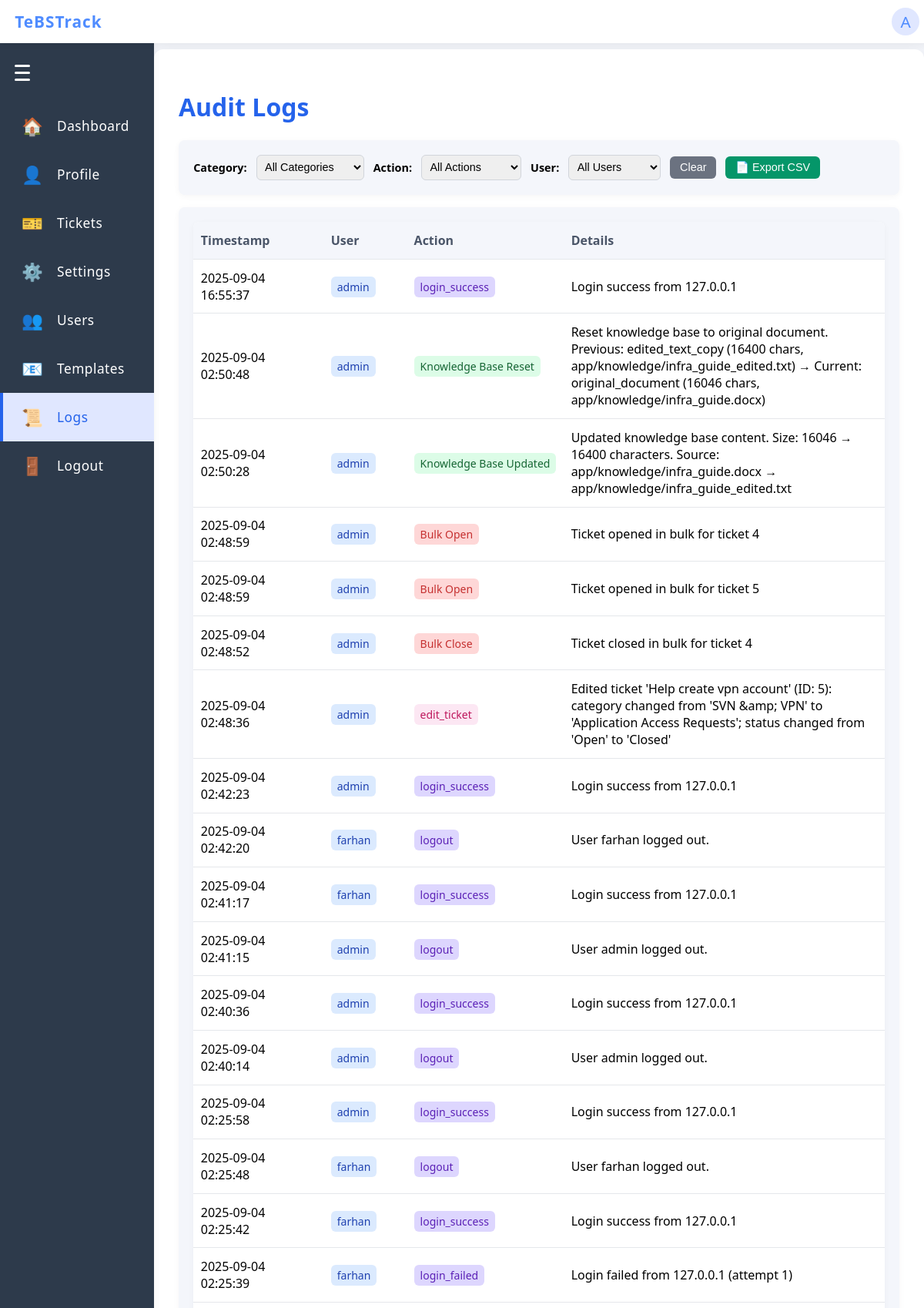
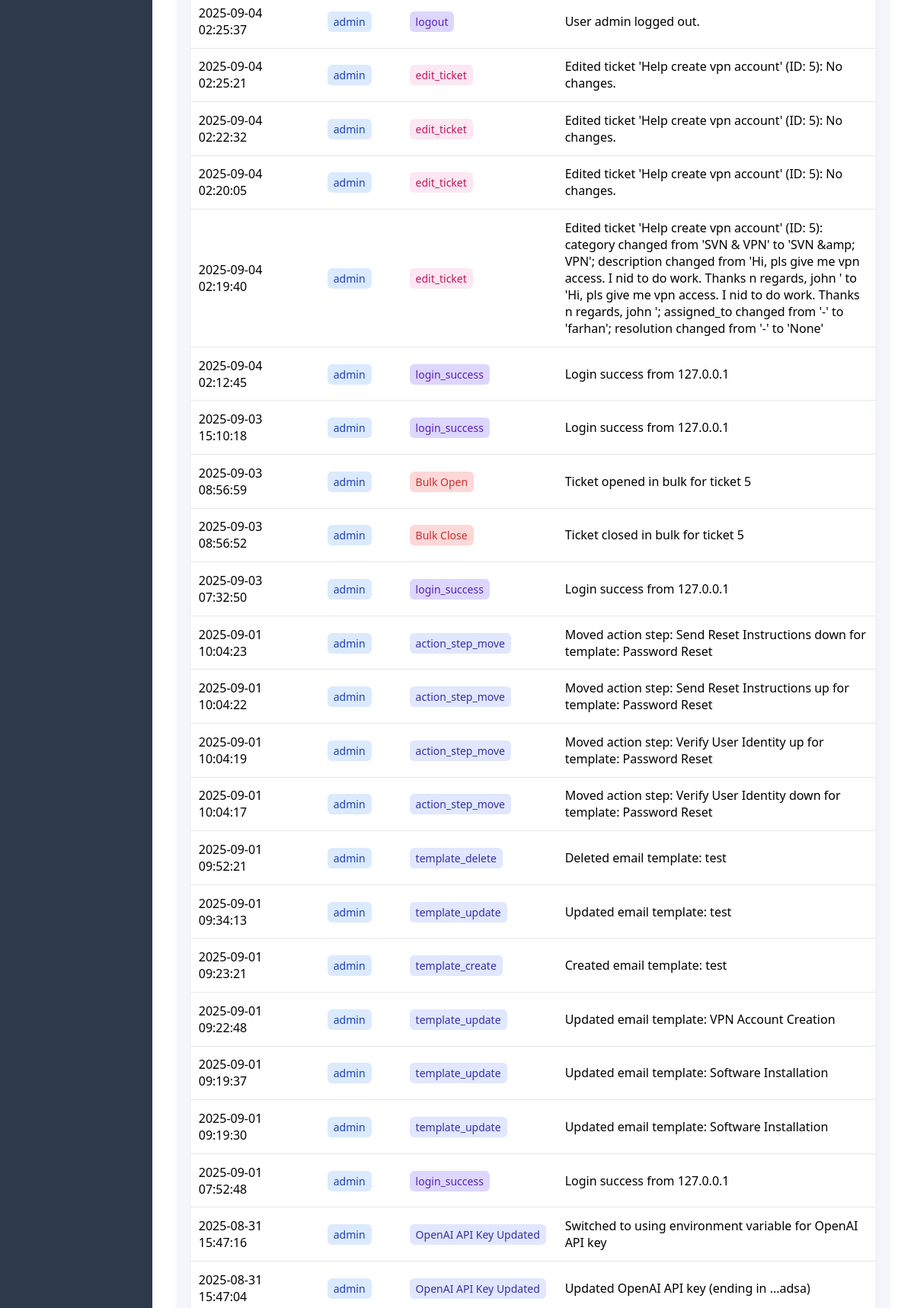
Page /audit_logs (signed in, upper part) on the committed database (2 pictures, top to bottom).
### app/models.py (models this page shows)
class User(UserMixin, db.Model):
    id = db.Column(db.Integer, primary_key=True)
    username = db.Column(db.String(150), unique=True, nullable=False)
    password = db.Column(db.String(150), nullable=False)
    role = db.Column(db.String(20), nullable=False, default='infra')  # 'admin' or 'infra'

class Log(db.Model):
    id = db.Column(db.Integer, primary_key=True)
    timestamp = db.Column(db.DateTime, server_default=db.func.now(), nullable=False)
    user = db.Column(db.String(150), nullable=False)
    action = db.Column(db.String(100), nullable=False)
    details = db.Column(db.Text, nullable=True)

### app/routes.py (the view)
@main.route('/audit_logs', methods=['GET'])
@login_required
def audit_logs():
    if current_user.role != 'admin':
        return redirect(url_for('main.index'))
    from .models import Log
    logs = Log.query.order_by(Log.timestamp.desc()).all()
    return render_template('audit_logs.html', logs=logs)

### app/__init__.py (called while the page is built)
def create_app():
    app = Flask(__name__)
    app.config.from_object('config.Config')
    app.config['SESSION_COOKIE_HTTPONLY'] = True  # Prevent JS access to session cookie
    app.config['SESSION_COOKIE_SAMESITE'] = 'Lax'  # Restrict cross-site requests
    csrf.init_app(app)
    db.init_app(app)
    login_manager.init_app(app)
    app.register_blueprint(main)
    from flask_wtf.csrf import CSRFError
    from .routes import LoginForm
    from flask import render_template, flash
    @app.errorhandler(CSRFError)
    def handle_csrf_error(e):
        flash('CSRF token missing or invalid. Please refresh the page and try again.', 'error')
        return render_template('login.html', form=LoginForm()), 400
    from .models import User
    @login_manager.user_loader
    def load_user(user_id):
        return User.query.get(int(user_id))
    return app

### app/routes.py (called while the page is built)
@main.before_app_request
def require_login():
    allowed_routes = ['main.login', 'static']
    if not current_user.is_authenticated and request.endpoint not in allowed_routes:
        return redirect(url_for('main.login'))

### app/templates/audit_logs.html (shortened to what this page needs)
{% extends 'base.html' %}
{% block content %}
<div class="dashboard-container">
  <h1 style="color:#2563eb;">Audit Logs</h1>
  <div class="admin-section" style="margin-top:1rem; margin-bottom:1rem;">
    <div style="display: flex; gap: 0.75rem; align-items: center; flex-wrap: wrap;">
      <label for="actionFilter" style="font-weight: 600; font-size: 0.9rem;">Category:</label>
      <select id="actionFilter" onchange="filterLogs()" style="padding: 0.4rem; border: 1px solid #d1d5db; border-radius: 0.375rem; width: 140px; font-size: 0.9rem;">
        <option value="">All Categories</option>
        {% set unique_actions = logs|map(attribute='action')|unique|list %}
        {% set categories = {
          'Authentication': [],
          'Knowledge Base': [],
          'Ticket Management': [],
          'Bulk Operations': [],
          'User Management': [],
          'Email Operations': [],
          'System Operations': []
        } %}
        {% for action in unique_actions %}
          {% if 'login' in action.lower() or 'logout' in action.lower() %}
            {% set _ = categories['Authentication'].append(action) %}
          {% elif 'knowledge base' in action.lower() %}
            {% set _ = categories['Knowledge Base'].append(action) %}
          {% elif 'ticket' in action.lower() %}
            {% set _ = categories['Ticket Management'].append(action) %}
          {% elif 'bulk' in action.lower() %}
            {% set _ = categories['Bulk Operations'].append(action) %}
          {% elif 'user' in action.lower() %}
            {% set _ = categories['User Management'].append(action) %}
          {% elif 'email' in action.lower() %}
            {% set _ = categories['Email Operations'].append(action) %}
          {% else %}
            {% set _ = categories['System Operations'].append(action) %}
          {% endif %}
        {% endfor %}
      </select>
      <label for="specificActionFilter" style="font-weight: 600; font-size: 0.9rem;">Action:</label>
      <select id="specificActionFilter" onchange="filterLogs()" style="padding: 0.4rem; border: 1px solid #d1d5db; border-radius: 0.375rem; width: 130px; font-size: 0.9rem;">
        <option value="">All Actions</option>
      </select>
      <label for="userFilter" style="font-weight: 600; font-size: 0.9rem;">User:</label>
      <select id="userFilter" onchange="filterLogs()" style="padding: 0.4rem; border: 1px solid #d1d5db; border-radius: 0.375rem; width: 120px; font-size: 0.9rem;">
        <option value="">All Users</option>
        {% for log in logs %}
          {% if log.user not in unique_users %}
            {% set unique_users = unique_users + [log.user] if unique_users else [log.user] %}
          {% endif %}
        {% endfor %}
        {% set unique_users = logs|map(attribute='user')|unique|list %}
      </select>
      <button onclick="clearFilters()" style="padding: 0.4rem 0.8rem; background-color: #6b7280; color: white; border: none; border-radius: 0.375rem; cursor: pointer; font-size: 0.9rem;">Clear</button>
      <button onclick="exportLogs()" style="padding: 0.4rem 0.8rem; background-color: #059669; color: white; border: none; border-radius: 0.375rem; cursor: pointer; font-size: 0.9rem;">
        📄 Export CSV
      </button>
    </div>
  </div>
  <div class="admin-section" style="margin-top:1rem;">
    <table class="ticket-table" id="auditTable">
      <thead>
        <tr>
          <th>Timestamp</th>
          <th>User</th>
          <th>Action</th>
          <th>Details</th>
        </tr>
      </thead>
      <tbody>
        {% for log in logs %}
        <tr class="audit-row" data-action="{{ log.action }}" data-user="{{ log.user }}" data-category="{% if 'login' in log.action.lower() or 'logout' in log.action.lower() %}Authentication{% elif 'knowledge base' in log.action.lower() %}Knowledge Base{% elif 'ticket' in log.action.lower() %}Ticket Management{% elif 'bulk' in log.action.lower() %}Bulk Operations{% elif 'user' in log.action.lower() %}User Management{% elif 'email' in log.action.lower() %}Email Operations{% else %}System Operations{% endif %}">
          <td>{{ log.timestamp.strftime('%Y-%m-%d %H:%M:%S') if log.timestamp else log.timestamp }}</td>
          <td>
            <span class="user-badge">{{ log.user }}</span>
          </td>
          <td>
            {% set action = log.action %}
            {% set category = '' %}
            {% if 'login' in action.lower() or 'logout' in action.lower() %}
              {% set category = 'Authentication' %}
              <span class="action-badge auth-action">{{ log.action }}</span>
            {% elif 'knowledge base' in action.lower() %}
              {% set category = 'Knowledge Base' %}
              <span class="action-badge kb-action">{{ log.action }}</span>
            {% elif 'ticket' in action.lower() %}
              {% set category = 'Ticket Management' %}
              <span class="action-badge ticket-action">{{ log.action }}</span>
            {% elif 'bulk' in action.lower() %}
              {% set category = 'Bulk Operations' %}
              <span class="action-badge bulk-action">{{ log.action }}</span>
            {% elif 'user' in action.lower() %}
              {% set category = 'User Management' %}
              <span class="action-badge user-action">{{ log.action }}</span>
            {% elif 'email' in action.lower() %}
              {% set category = 'Email Operations' %}
              <span class="action-badge email-action">{{ log.action }}</span>
            {% else %}
              {% set category = 'System Operations' %}
              <span class="action-badge system-action">{{ log.action }}</span>
            {% endif %}
          </td>
          <td class="details-cell">
            {% if 'Knowledge Base' in log.action and 'Before:' in log.details %}
              <div class="kb-details">
                <div class="kb-summary">
                  {% set parts = log.details.split(' | ') %}
                  {% for part in parts %}
                    {% if 'Before:' in part or 'After:' in part %}
                      <div class="kb-status-change">
                        <strong>{{ part.split(':')[0] }}:</strong>
                        <span class="status-info">{{ part.split(':', 1)[1] }}</span>
                      </div>
                    {% else %}
                      <div>{{ part }}</div>
                    {% endif %}
                  {% endfor %}
                </div>
              </div>
            {% else %}
              {{ log.details }}
            {% endif %}
          </td>
        </tr>
        {% endfor %}
      </tbody>
    </table>
  </div>
</div>
{% endblock %}

### app/templates/base.html (shortened to what this page needs)
<!doctype html>
<html lang="en">
<head>
</head>
<body>
  <div class="navbar">
    <a href="{{ url_for('main.index') }}" class="navbar-title" style="text-decoration:none;">
      TeBSTrack
    </a>
    {% if current_user.is_authenticated %}
    <div class="navbar-profile" id="profile-btn">
      <span class="profile-icon">{{ current_user.username[0]|upper if current_user.username else '?' }}</span>
    </div>
    {% endif %}
  </div>
  {% if not hide_sidenav %}
    <div class="sidenav-hamburger" id="sidenav-hamburger">
      <span></span>
      <span></span>
      <span></span>
    </div>
    <a href="{{ url_for('main.index') }}" class="sidenav-link{% if request.endpoint == 'main.index' %} active{% endif %}" data-label="Dashboard">
      <span class="sidenav-icon">🏠</span>
      <span class="sidenav-label">Dashboard</span>
    </a>
    <a href="{{ url_for('main.profile') }}" class="sidenav-link{% if request.endpoint == 'main.profile' %} active{% endif %}" data-label="Profile">
      <span class="sidenav-icon">👤</span>
      <span class="sidenav-label">Profile</span>
    </a>
    <a href="{{ url_for('main.tickets') }}" class="sidenav-link{% if request.endpoint in ['main.tickets', 'main.view_ticket'] %} active{% endif %}" data-label="Tickets">
      <span class="sidenav-icon">🎫</span>
      <span class="sidenav-label">Tickets</span>
    </a>
    <a href="{{ url_for('main.settings') }}" class="sidenav-link{% if request.endpoint == 'main.settings' %} active{% endif %}" data-label="Settings">
      <span class="sidenav-icon">⚙️</span>
      <span class="sidenav-label">Settings</span>
    </a>
    {% if current_user.role == 'admin' %}
    <a href="{{ url_for('main.manage_users') }}" class="sidenav-link{% if request.endpoint == 'main.manage_users' %} active{% endif %}" data-label="Users">
      <span class="sidenav-icon">👥</span>
      <span class="sidenav-label">Users</span>
    </a>
    <a href="{{ url_for('main.manage_email_templates') }}" class="sidenav-link" data-label="Templates">
      <span class="sidenav-icon">📧</span>
      <span class="sidenav-label">Templates</span>
    </a>
    <a href="{{ url_for('main.audit_logs') }}" class="sidenav-link{% if request.endpoint == 'main.audit_logs' %} active{% endif %}" data-label="Logs">
      <span class="sidenav-icon">📜</span>
      <span class="sidenav-label">Logs</span>
    </a>
    {% endif %}
    <a href="{{ url_for('main.logout') }}" class="sidenav-link{% if request.endpoint == 'main.logout' %} active{% endif %}" data-label="Logout">
      <span class="sidenav-icon">🚪</span>
      <span class="sidenav-label">Logout</span>
    </a>
  {% endif %}
  <div class="main-content{% if hide_sidenav %} no-sidenav{% endif %}">
    {% block content %}{% endblock %}
  </div>
  <link rel="stylesheet" href="https://cdnjs.cloudflare.com/ajax/libs/font-awesome/6.0.0/css/all.min.css">
</body>
</html>

### app/templates/base.html (style rules this page uses)
body { background: #f4f6fb; font-family: 'Segoe UI', Arial, sans-serif; margin: 0; padding: 0; }
.navbar { position: fixed; top: 0; left: 0; width: 100%; height: 56px; background: #fff; box-shadow: 0 2px 8px rgba(0,0,0,0.06); display: flex; align-items: center; justify-content: flex-start; padding: 0 1.2rem; z-index: 1000; }
.navbar-title { font-size: 1.3rem; font-weight: 700; color: #4f8cff; letter-spacing: 1px; }
.navbar-profile { position: relative; display: flex; align-items: center; cursor: pointer; right: 25px; }
.profile-icon { width: 36px; height: 36px; border-radius: 50%; background: #e0e7ff; display: flex; align-items: center; justify-content: center; font-size: 1.3rem; color: #4f8cff; margin-left: 8px; }
.sidenav-hamburger { width: 28px; height: 28px; margin: 0 0 1.5rem 1.2rem; display: flex; flex-direction: column; justify-content: center; cursor: pointer; z-index: 1001; }
.sidenav-hamburger span { display: block; height: 3px; width: 20px; background: #fff; margin: 3px 0; border-radius: 2px; transition: all 0.3s; }
.sidenav-link { color: #fff; padding: 1rem 1.5rem; text-decoration: none; font-size: 1.08rem; font-weight: 500; letter-spacing: 0.5px; transition: background 0.18s, color 0.18s, padding 0.3s, font-size 0.3s; border-left: 4px solid transparent; display: flex; align-items: center; }
.sidenav-link.active { background: #e0e7ff; color: #2563eb; border-left: 4px solid #2563eb; }
.sidenav-icon { font-size: 1.4rem; margin-right: 1.1rem; min-width: 1.4rem; text-align: center; display: inline-block; transition: margin 0.3s; }
.sidenav-label { transition: opacity 0.3s, width 0.3s; white-space: nowrap; overflow: hidden; }
.main-content { margin-left: 200px; margin-top: 64px; transition: margin-left 0.3s ease; }
.dashboard-container { max-width: 1100px; margin: 40px auto; padding: 2rem; background: #fff; border-radius: 12px; box-shadow: 0 4px 24px rgba(0,0,0,0.08); }
.ticket-table { width: 100%; border-collapse: collapse; background: #fff; border-radius: 8px; overflow: hidden; box-shadow: 0 2px 8px rgba(0,0,0,0.04); }
.ticket-table th, .ticket-table td { padding: 0.8rem 0.6rem; border-bottom: 1px solid #e5e7eb; text-align: left; }
.ticket-table th { background: #f4f6fb; color: #4a5568; font-weight: 600; }
.admin-section { margin-top: 2.5rem; padding: 1.2rem; background: #f4f6fb; border-radius: 8px; box-shadow: 0 2px 8px rgba(0,0,0,0.04); }

### app/templates/audit_logs.html (style rules this page uses)
.user-badge { background-color: #dbeafe; color: #1e40af; padding: 0.25rem 0.5rem; border-radius: 0.375rem; font-size: 0.875rem; font-weight: 500; }
.action-badge { padding: 0.25rem 0.5rem; border-radius: 0.375rem; font-size: 0.875rem; font-weight: 500; white-space: nowrap; }
.kb-action { background-color: #dcfce7; color: #166534; }
.system-action { background-color: #e0e7ff; color: #3730a3; }
.ticket-action { background-color: #fce7f3; color: #be185d; }
.auth-action { background-color: #ddd6fe; color: #5b21b6; }
.bulk-action { background-color: #fed7d7; color: #c53030; }
.details-cell { max-width: 400px; word-wrap: break-word; }

### rows in the picture
User: username "A"
Log: timestamp "2025-09-04 16:55:37", user "admin", action "login_success", details "Login success from 127.0.0.1"
Log: timestamp "2025-09-04 02:50:48", user "admin", action "Knowledge Base Reset", details "Reset knowledge base to original document. Previous: edited_text_copy (16400 chars, app/knowledge/infra_guide_edited.txt) → Current: original_document (16046 chars, app/knowledge/infra_guide.docx)"
Log: timestamp "2025-09-04 02:50:28", user "admin", action "Knowledge Base Updated", details "Updated knowledge base content. Size: 16046 → 16400 characters. Source: app/knowledge/infra_guide.docx → app/knowledge/infra_guide_edited.txt"
Log: timestamp "2025-09-04 02:48:59", user "admin", action "Bulk Open", details "Ticket opened in bulk for ticket 4"
Log: timestamp "2025-09-04 02:48:59", user "admin", action "Bulk Open", details "Ticket opened in bulk for ticket 5"
Log: timestamp "2025-09-04 02:48:52", user "admin", action "Bulk Close", details "Ticket closed in bulk for ticket 4"
Log: timestamp "2025-09-04 02:48:36", user "admin", action "edit_ticket", details "Edited ticket 'Help create vpn account' (ID: 5): category changed from 'SVN &amp; VPN' to 'Application Access Requests'; status changed from 'Open' to 'Closed'"
Log: timestamp "2025-09-04 02:42:23", user "admin", action "login_success", details "Login success from 127.0.0.1"
Log: timestamp "2025-09-04 02:42:20", user "farhan", action "logout", details "User farhan logged out."
Log: timestamp "2025-09-04 02:41:17", user "farhan", action "login_success", details "Login success from 127.0.0.1"
Log: timestamp "2025-09-04 02:41:15", user "admin", action "logout", details "User admin logged out."
Log: timestamp "2025-09-04 02:40:36", user "admin", action "login_success", details "Login success from 127.0.0.1"
Log: timestamp "2025-09-04 02:40:14", user "admin", action "logout", details "User admin logged out."
Log: timestamp "2025-09-04 02:25:58", user "admin", action "login_success", details "Login success from 127.0.0.1"
Log: timestamp "2025-09-04 02:25:48", user "farhan", action "logout", details "User farhan logged out."
Log: timestamp "2025-09-04 02:25:42", user "farhan", action "login_success", details "Login success from 127.0.0.1"
Log: timestamp "2025-09-04 02:25:39", user "farhan", action "login_failed", details "Login failed from 127.0.0.1 (attempt 1)"
Log: timestamp "2025-09-04 02:25:37", user "admin", action "logout", details "User admin logged out."
Log: timestamp "2025-09-04 02:25:21", user "admin", action "edit_ticket", details "Edited ticket 'Help create vpn account' (ID: 5): No changes."
Log: timestamp "2025-09-04 02:22:32", user "admin", action "edit_ticket", details "Edited ticket 'Help create vpn account' (ID: 5): No changes."
Log: timestamp "2025-09-04 02:20:05", user "admin", action "edit_ticket", details "Edited ticket 'Help create vpn account' (ID: 5): No changes."
Log: timestamp "2025-09-04 02:19:40", user "admin", action "edit_ticket", details "Edited ticket 'Help create vpn account' (ID: 5): category changed from 'SVN & VPN' to 'SVN &amp; VPN'; description changed from 'Hi, pls give me vpn access. I nid to do work. Thanks n regards, john ' to 'Hi, pls give me vpn access. I nid to do work. Thanks n regards, john '; assigned_to changed from '-' to 'farhan'; resolution changed from '-' to 'None'"
Log: timestamp "2025-09-04 02:12:45", user "admin", action "login_success", details "Login success from 127.0.0.1"
Log: timestamp "2025-09-03 15:10:18", user "admin", action "login_success", details "Login success from 127.0.0.1"
Log: timestamp "2025-09-03 08:56:59", user "admin", action "Bulk Open", details "Ticket opened in bulk for ticket 5"
Log: timestamp "2025-09-03 08:56:52", user "admin", action "Bulk Close", details "Ticket closed in bulk for ticket 5"
Log: timestamp "2025-09-03 07:32:50", user "admin", action "login_success", details "Login success from 127.0.0.1"
Log: timestamp "2025-09-01 10:04:23", user "admin", action "action_step_move", details "Moved action step: Send Reset Instructions down for template: Password Reset"
Log: timestamp "2025-09-01 10:04:22", user "admin", action "action_step_move", details "Moved action step: Send Reset Instructions up for template: Password Reset"
Log: timestamp "2025-09-01 10:04:19", user "admin", action "action_step_move", details "Moved action step: Verify User Identity up for template: Password Reset"
Log: timestamp "2025-09-01 10:04:17", user "admin", action "action_step_move", details "Moved action step: Verify User Identity down for template: Password Reset"
Log: timestamp "2025-09-01 09:52:21", user "admin", action "template_delete", details "Deleted email template: test"
Log: timestamp "2025-09-01 09:34:13", user "admin", action "template_update", details "Updated email template: test"
Log: timestamp "2025-09-01 09:23:21", user "admin", action "template_create", details "Created email template: test"
Log: timestamp "2025-09-01 09:22:48", user "admin", action "template_update", details "Updated email template: VPN Account Creation"
Log: timestamp "2025-09-01 09:19:37", user "admin", action "template_update", details "Updated email template: Software Installation"
Log: timestamp "2025-09-01 09:19:30", user "admin", action "template_update", details "Updated email template: Software Installation"
Log: timestamp "2025-09-01 07:52:48", user "admin", action "login_success", details "Login success from 127.0.0.1"
Log: timestamp "2025-08-31 15:47:16", user "admin", action "OpenAI API Key Updated", details "Switched to using environment variable for OpenAI API key"
Log: timestamp "2025-08-31 15:47:04", user "admin", action "OpenAI API Key Updated", details "Updated OpenAI API key (ending in ...adsa)"
